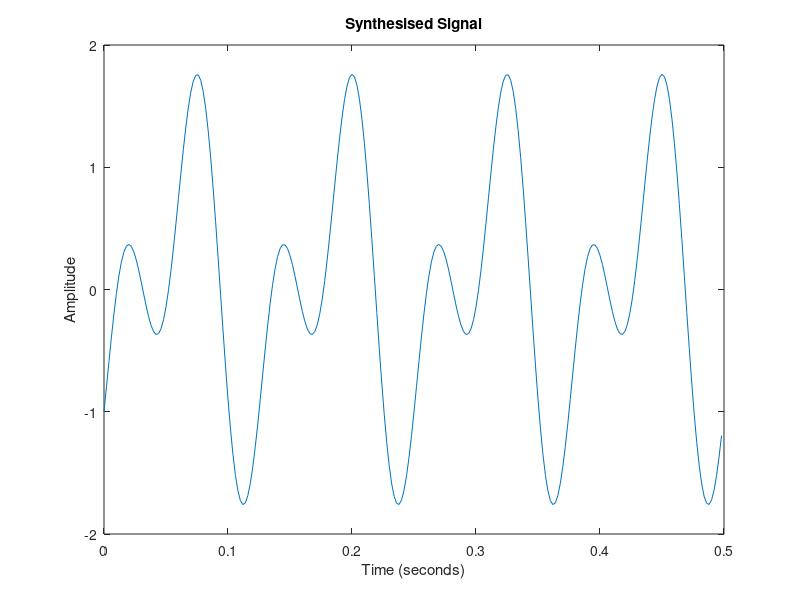
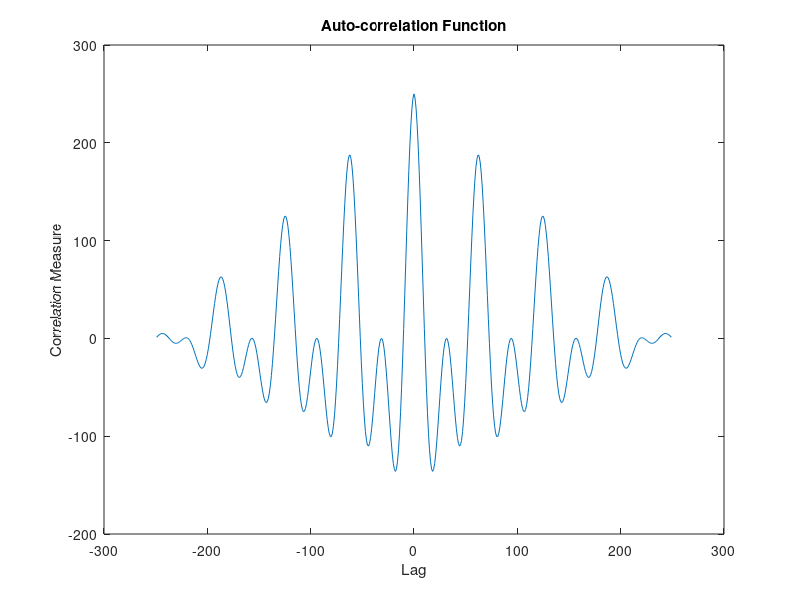
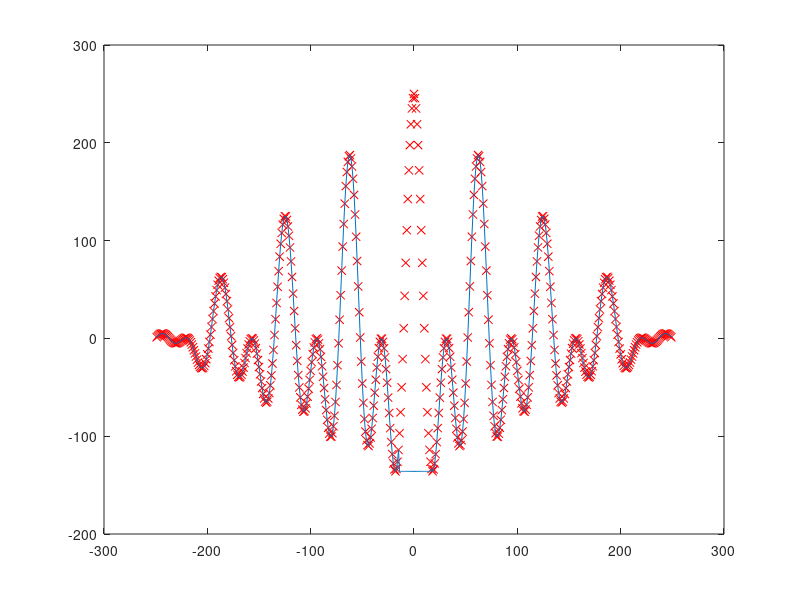

MATLAB code for these plots, in order:
%% Using Autocorrelation to track the local period of a signal
% This code is used as part of a youtube video demonstration 
% See http://youtube.com/ddorran
%
% Code available at https://dadorran.wordpress.com       
%
% The following wav file can be downloaded from 
%       https://www.dropbox.com/s/3y25abf1xuqpizj/speech_demo.wav
clc 
clear all
close all
%% synthesise a periodic signal to use as a basic demo
fs = 500;
T = 1/fs;
N = 250; % desired length of signal
t = [0:N-1]*T; %time vector 
f1 = 8; f2=f1*2; 
x = sin(2*pi*f1*t-pi/2) + sin(2*pi*f2*t);
% x = sin(2*pi*f1*t-pi/2);
plot(t, x)
ylabel('Amplitude')
xlabel('Time (seconds)')
title('Synthesised Signal');
 
%% Determine the autocorrelation function
[rxx lags] = xcorr(x,x);
figure
plot(lags, rxx)
xlabel('Lag')
ylabel('Correlation Measure')
title('Auto-correlation Function')
 
%% Illustrate the auto correlation process
%function available from https://dadorran.wordpress.com
% illustrate_xcorr(x,x) 

%% Identify most prominent peaks
% Most prominent peak will be at the center of the correlation function
first_peak_loc = length(x) + 1;
 
% Lots of possible ways to identify second prominent peak. Am going to use a crude approach
% relying on some assumed prior knowledge of the signal. Am going to assume
% that the signal has a minimum possible period of .06 seconds = 30 samples;
min_period_in_samples = 30; 
half_min = min_period_in_samples/2 ;
 
seq = rxx;
seq(first_peak_loc-half_min: first_peak_loc+half_min) = min(seq);
figure
plot(lags,rxx,'rx');
hold on
plot(lags,seq)

[max_val second_peak_loc] = max(seq);
period_in_samples =  abs(second_peak_loc -first_peak_loc)
period = period_in_samples*T
fundamental_frequency = 1/period